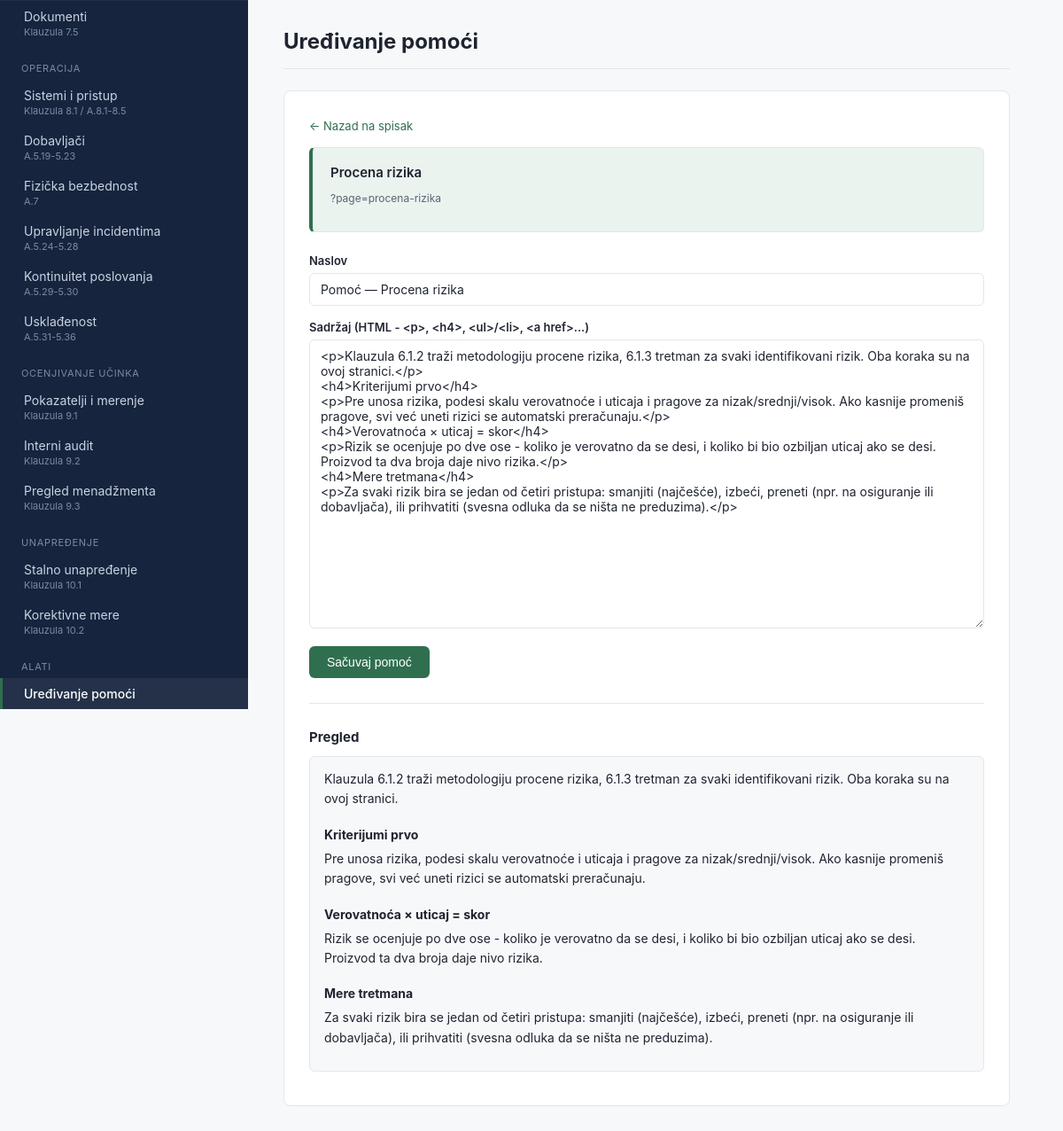
The page /?page=pomoc-uredjivanje&slug=procena-rizika on the database its author committed.
### tables this page shows
CREATE TABLE IF NOT EXISTS help_content (
    id          BIGINT UNSIGNED AUTO_INCREMENT PRIMARY KEY,
    page_slug   VARCHAR(100) NOT NULL,
    title       VARCHAR(255) NOT NULL,
    body        TEXT NOT NULL,
    updated_at  TIMESTAMP NOT NULL DEFAULT CURRENT_TIMESTAMP ON UPDATE CURRENT_TIMESTAMP,
    UNIQUE KEY uq_help_content_slug (page_slug)
);

### src/includes/help-content.php (called while the page is built, shortened)
<?php
function getHelpContent(PDO $pdo, string $pageSlug): ?array
{
    $stmt = $pdo->prepare('SELECT * FROM help_content WHERE page_slug = :slug');
    $stmt->execute(['slug' => $pageSlug]);
    $row = $stmt->fetch();
    return $row === false ? null : $row;
}

### src/modules/pomoc-uredjivanje.php (the view, shortened to what this page needs)
<?php
require __DIR__ . '/../config/database.php';
require __DIR__ . '/../includes/help-content.php';
$pdo = getDbConnection();
$menu = require __DIR__ . '/../config/menu.php';
$requestedSlug = isset($_GET['slug'])
    ? preg_replace('/[^a-z0-9\-]/', '', (string) $_GET['slug'])
    : null;
$editingItem = null;
if ($requestedSlug !== null && $requestedSlug !== '') {
    foreach ($menu as $item) {
        if ($item['slug'] === $requestedSlug) {
            $editingItem = $item;
            break;
        }
    }
}
if ($editingItem !== null) {
    $helpContent = getHelpContent($pdo, $editingItem['slug']);
}
?>
<?php if ($editingItem !== null): ?>
    <a class="back-link" href="?page=pomoc-uredjivanje">← Nazad na spisak</a>
    <div class="scope-current">
        <div class="card-header-row">
            <span class="card-title"><?= htmlspecialchars($editingItem['title']) ?></span>
        </div>
        <p class="item-meta">?page=<?= htmlspecialchars($editingItem['slug']) ?></p>
    </div>
    <form method="post" class="factor-form">
        <div class="form-row">
            <label for="help_title">Naslov</label>
            <input type="text" name="help_title" id="help_title" required
                value="<?= htmlspecialchars($helpContent['title'] ?? ('Pomoć — ' . $editingItem['title'])) ?>">
        </div>
        <div class="form-row">
            <label for="help_body">Sadržaj (HTML - &lt;p&gt;, &lt;h4&gt;, &lt;ul&gt;/&lt;li&gt;, &lt;a href&gt;...)</label>
            <textarea name="help_body" id="help_body" rows="18"><?= htmlspecialchars($helpContent['body'] ?? '') ?></textarea>
        </div>
        <button type="submit" class="btn-primary">Sačuvaj pomoć</button>
    </form>
    <?php if (!empty($helpContent['body'])): ?>
        <h3 class="section-heading">Pregled</h3>
        <div class="factor-card">
            <div class="help-content"><?= $helpContent['body'] ?></div>
        </div>
    <?php endif; ?>
<?php endif; ?>

### src/assets/style.css (style rules this page uses)
:root { --color-bg: #f7f8fa; --color-surface: #ffffff; --color-sidebar: #16243e; --color-sidebar-text: #c9d3e0; --color-sidebar-text-muted: #7c8aa3; --color-accent: #2f6f4f; --color-accent-soft: #eaf3ee; --color-warning: #9a6b12; --color-warning-soft: #fbf1de; --color-danger: #a34036; --color-danger-soft: #fbeae7; --color-text: #1f2430; --color-text-muted: #5b6472; --color-border: #e3e6eb; --sidebar-width: 280px; }
* { box-sizing: border-box; }
body { margin: 0; font-family: -apple-system, BlinkMacSystemFont, "Segoe UI", Roboto, sans-serif; background: var(--color-bg); color: var(--color-text); }
.form-row { margin-bottom: 16px; }
.form-row label { display: block; font-size: 13px; font-weight: 600; margin-bottom: 6px; }
.form-row input[type="text"], .form-row input[type="date"], .form-row input[type="number"], .form-row select, .form-row textarea { width: 100%; padding: 9px 12px; border: 1px solid var(--color-border); border-radius: 6px; font-size: 14px; font-family: inherit; color: var(--color-text); }
.form-row textarea { resize: vertical; }
.btn-primary { background: var(--color-accent); color: #ffffff; border: none; border-radius: 6px; padding: 10px 20px; font-size: 14px; font-weight: 500; cursor: pointer; }
.factor-form { padding-bottom: 28px; margin-bottom: 28px; border-bottom: 1px solid var(--color-border); }
.factor-card { background: var(--color-bg); border: 1px solid var(--color-border); border-radius: 6px; padding: 14px 16px; margin-bottom: 10px; }
.factor-card p { margin: 6px 0 8px; font-size: 14px; line-height: 1.5; }
.card-header-row { display: flex; align-items: baseline; justify-content: space-between; flex-wrap: wrap; gap: 12px; margin-bottom: 10px; }
.card-title { font-size: 15px; font-weight: 600; }
.scope-current { background: var(--color-accent-soft); border: 1px solid var(--color-border); border-left: 4px solid var(--color-accent); border-radius: 6px; padding: 18px 20px; margin-bottom: 24px; }
.item-meta { font-size: 12px; color: var(--color-text-muted); }
.section-heading { font-size: 15px; margin: 24px 0 12px; }
.section-heading:first-of-type { margin-top: 0; }
.back-link { display: inline-block; color: var(--color-accent); font-size: 13px; text-decoration: none; margin-bottom: 16px; }
.help-content h4 { font-size: 14px; margin: 20px 0 8px; }
.help-content p { font-size: 14px; line-height: 1.6; color: var(--color-text); margin: 0 0 12px; }

### rows shown on the page
help_content: help_title "Pomoć — Procena rizika", help_body "<p>Klauzula 6.1.2 traži metodologiju procene rizika, 6.1.3 tretman za svaki identifikovani rizik. Oba koraka su na ovoj stranici.</p> <h4>Kriterijumi prvo</h4> <p>Pre unosa rizika, podesi skalu verovatnoće i uticaja i pragove za nizak/srednji/visok. Ako kasnije promeniš pragove, svi već uneti rizici se automatski preračunaju.</p> <h4>Verovatnoća × uticaj = skor</h4> <p>Rizik se ocenjuje po dve ose - koliko je verovatno da se desi, i koliko bi bio ozbiljan uticaj ako se desi. Proizvod ta dva broja daje nivo rizika.</p> <h4>Mere tretmana</h4> <p>Za svaki rizik bira se jedan od četiri pristupa: smanjiti (najčešće), izbeći, preneti (npr. na osiguranje ili dobavljača), ili prihvatiti (svesna…", body "Klauzula 6.1.2 traži metodologiju procene rizika, 6.1.3 tretman za svaki identifikovani rizik. Oba koraka su na ovoj stranici. Kriterijumi prvo Pre unosa rizika, podesi skalu verovatnoće i uticaja i pragove za nizak/srednji/visok. Ako kasnije promeniš pragove, svi već uneti rizici se automatski preračunaju. Verovatnoća × uticaj = skor Rizik se ocenjuje po dve ose - koliko je verovatno da se desi, i koliko bi bio ozbiljan uticaj ako se desi. Proizvod ta dva broja daje nivo rizika. Mere tretmana Za svaki rizik bira se jedan od četiri pristupa: smanjiti (najčešće), izbeći, preneti (npr. na osiguranje ili dobavljača), ili prihvatiti (svesna odluka da se ništa ne preduzima)."

### other values the page prints
$item['title'] "Dokumenti"
$item['iso_ref'] "Klauzula 7.5"
$lastGroup "OPERACIJA"
$item['title'] "Sistemi i pristup"
$item['iso_ref'] "Klauzula 8.1 / A.8.1-8.5"
$item['title'] "Dobavljači"
$item['iso_ref'] "A.5.19-5.23"
$item['title'] "Fizička bezbednost"
$item['iso_ref'] "A.7"
$item['title'] "Upravljanje incidentima"
$item['iso_ref'] "A.5.24-5.28"
$item['title'] "Kontinuitet poslovanja"
$item['iso_ref'] "A.5.29-5.30"
$item['title'] "Usklađenost"
$item['iso_ref'] "A.5.31-5.36"
